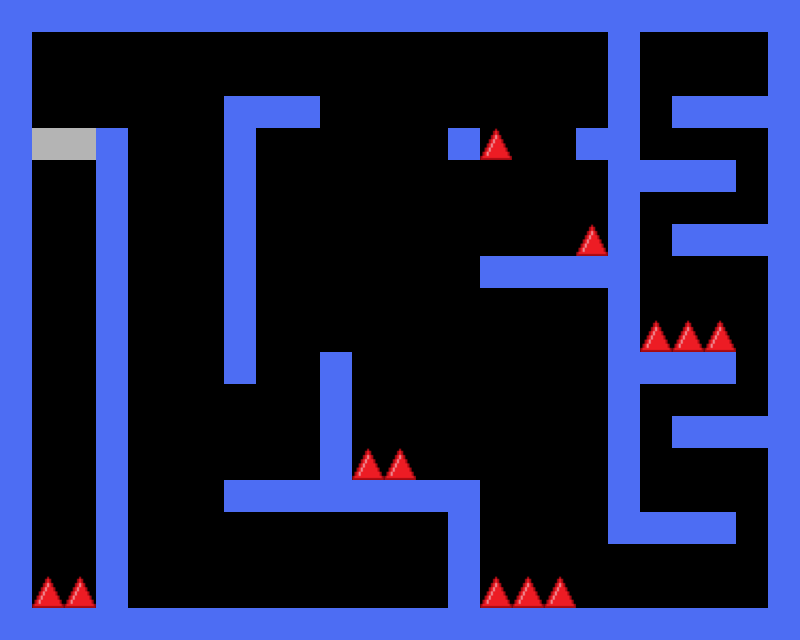

This game map was drawn from its Tiled (.tmx) file and the tilesets committed beside it. A one-line description and the full map source follow:
An orthogonal 25x20 tile map with 32x32 px tiles, 3 tile layers (Collision, Spikes, TempBlocks), 3 tilesets.

<map version="1.10" tiledversion="1.12.2" orientation="orthogonal" renderorder="right-down" width="25" height="20" tilewidth="32" tileheight="32" infinite="0" backgroundcolor="#000000" nextlayerid="3" nextobjectid="1">
 <tileset firstgid="1" name="black" tilewidth="32" tileheight="32" tilecount="1" columns="1">
  <image source="blooPixil.png" width="32" height="32" />
 </tileset>
 <tileset firstgid="2" name="spike" tilewidth="32" tileheight="32" tilecount="1" columns="1">
  <image source="32spike.png" width="32" height="32" />
 </tileset>
    <tileset firstgid="3" name="tempBlock" tilewidth="32" tileheight="32" tilecount="1" columns="1">
        <image source="tempBlock.png" width="32" height="32" />
    </tileset>
 <layer id="1" name="Collision" width="25" height="20">
  <data encoding="csv">
1,1,1,1,1,1,1,1,1,1,1,1,1,1,1,1,1,1,1,1,1,1,1,1,1,
1,0,0,0,0,0,0,0,0,0,0,0,0,0,0,0,0,0,0,1,0,0,0,0,1,
1,0,0,0,0,0,0,0,0,0,0,0,0,0,0,0,0,0,0,1,0,0,0,0,1,
1,0,0,0,0,0,0,1,1,1,0,0,0,0,0,0,0,0,0,1,0,1,1,1,1,
1,0,0,1,0,0,0,1,0,0,0,0,0,0,1,2,0,0,1,1,0,0,0,0,1,
1,0,0,1,0,0,0,1,0,0,0,0,0,0,0,0,0,0,0,1,1,1,1,0,1,
1,0,0,1,0,0,0,1,0,0,0,0,0,0,0,0,0,0,0,1,0,0,0,0,1,
1,0,0,1,0,0,0,1,0,0,0,0,0,0,0,0,0,0,0,1,0,1,1,1,1,
1,0,0,1,0,0,0,1,0,0,0,0,0,0,0,1,1,1,1,1,0,0,0,0,1,
1,0,0,1,0,0,0,1,0,0,0,0,0,0,0,0,0,0,0,1,0,0,0,0,1,
1,0,0,1,0,0,0,1,0,0,0,0,0,0,0,0,0,0,0,1,0,0,0,0,1,
1,0,0,1,0,0,0,1,0,0,1,0,0,0,0,0,0,0,0,1,1,1,1,0,1,
1,0,0,1,0,0,0,0,0,0,1,0,0,0,0,0,0,0,0,1,0,0,0,0,1,
1,0,0,1,0,0,0,0,0,0,1,0,0,0,0,0,0,0,0,1,0,1,1,1,1,
1,0,0,1,0,0,0,0,0,0,1,0,0,0,0,0,0,0,0,1,0,0,0,0,1,
1,0,0,1,0,0,0,1,1,1,1,1,1,1,1,0,0,0,0,1,0,0,0,0,1,
1,0,0,1,0,0,0,0,0,0,0,0,0,0,1,0,0,0,0,1,1,1,1,0,1,
1,0,0,1,0,0,0,0,0,0,0,0,0,0,1,0,0,0,0,0,0,0,0,0,1,
1,0,0,1,0,0,0,0,0,0,0,0,0,0,1,0,0,0,0,0,0,0,0,0,1,
1,1,1,1,1,1,1,1,1,1,1,1,1,1,1,1,1,1,1,1,1,1,1,1,1
</data>
 </layer>
 <layer id="2" name="Spikes" width="25" height="20">
  <data encoding="csv">
0,0,0,0,0,0,0,0,0,0,0,0,0,0,0,0,0,0,0,0,0,0,0,0,0,
0,0,0,0,0,0,0,0,0,0,0,0,0,0,0,0,0,0,0,0,0,0,0,0,0,
0,0,0,0,0,0,0,0,0,0,0,0,0,0,0,0,0,0,0,0,0,0,0,0,0,
0,0,0,0,0,0,0,0,0,0,0,0,0,0,0,0,0,0,0,0,0,0,0,0,0,
0,0,0,0,0,0,0,0,0,0,0,0,0,0,0,0,0,0,0,0,0,0,0,0,0,
0,0,0,0,0,0,0,0,0,0,0,0,0,0,0,0,0,0,0,0,0,0,0,0,0,
0,0,0,0,0,0,0,0,0,0,0,0,0,0,0,0,0,0,0,0,0,0,0,0,0,
0,0,0,0,0,0,0,0,0,0,0,0,0,0,0,0,0,0,2,0,0,0,0,0,0,
0,0,0,0,0,0,0,0,0,0,0,0,0,0,0,0,0,0,0,0,0,0,0,0,0,
0,0,0,0,0,0,0,0,0,0,0,0,0,0,0,0,0,0,0,0,0,0,0,0,0,
0,0,0,0,0,0,0,0,0,0,0,0,0,0,0,0,0,0,0,0,2,2,2,0,0,
0,0,0,0,0,0,0,0,0,0,0,0,0,0,0,0,0,0,0,0,0,0,0,0,0,
0,0,0,0,0,0,0,0,0,0,0,0,0,0,0,0,0,0,0,0,0,0,0,0,0,
0,0,0,0,0,0,0,0,0,0,0,0,0,0,0,0,0,0,0,0,0,0,0,0,0,
0,0,0,0,0,0,0,0,0,0,0,2,2,0,0,0,0,0,0,0,0,0,0,0,0,
0,0,0,0,0,0,0,0,0,0,0,0,0,0,0,0,0,0,0,0,0,0,0,0,0,
0,0,0,0,0,0,0,0,0,0,0,0,0,0,0,0,0,0,0,0,0,0,0,0,0,
0,0,0,0,0,0,0,0,0,0,0,0,0,0,0,0,0,0,0,0,0,0,0,0,0,
0,2,2,0,0,0,0,0,0,0,0,0,0,0,0,2,2,2,0,0,0,0,0,0,0,
0,0,0,0,0,0,0,0,0,0,0,0,0,0,0,0,0,0,0,0,0,0,0,0,0
</data>
 </layer>
    <layer name="TempBlocks" width="25" height="20">
        <data encoding="csv">
            0,0,0,0,0,0,0,0,0,0,0,0,0,0,0,0,0,0,0,0,0,0,0,0,0,
            0,0,0,0,0,0,0,0,0,0,0,0,0,0,0,0,0,0,0,0,0,0,0,0,0,
            0,0,0,0,0,0,0,0,0,0,0,0,0,0,0,0,0,0,0,0,0,0,0,0,0,
            0,0,0,0,0,0,0,0,0,0,0,0,0,0,0,0,0,0,0,0,0,0,0,0,0,
            0,3,3,0,0,0,0,0,0,0,0,0,0,0,0,0,0,0,0,0,0,0,0,0,0,
            0,0,0,0,0,0,0,0,0,0,0,0,0,0,0,0,0,0,0,0,0,0,0,0,0,
            0,0,0,0,0,0,0,0,0,0,0,0,0,0,0,0,0,0,0,0,0,0,0,0,0,
            0,0,0,0,0,0,0,0,0,0,0,0,0,0,0,0,0,0,0,0,0,0,0,0,0,
            0,0,0,0,0,0,0,0,0,0,0,0,0,0,0,0,0,0,0,0,0,0,0,0,0,
            0,0,0,0,0,0,0,0,0,0,0,0,0,0,0,0,0,0,0,0,0,0,0,0,0,
            0,0,0,0,0,0,0,0,0,0,0,0,0,0,0,0,0,0,0,0,0,0,0,0,0,
            0,0,0,0,0,0,0,0,0,0,0,0,0,0,0,0,0,0,0,0,0,0,0,0,0,
            0,0,0,0,0,0,0,0,0,0,0,0,0,0,0,0,0,0,0,0,0,0,0,0,0,
            0,0,0,0,0,0,0,0,0,0,0,0,0,0,0,0,0,0,0,0,0,0,0,0,0,
            0,0,0,0,0,0,0,0,0,0,0,0,0,0,0,0,0,0,0,0,0,0,0,0,0,
            0,0,0,0,0,0,0,0,0,0,0,0,0,0,0,0,0,0,0,0,0,0,0,0,0,
            0,0,0,0,0,0,0,0,0,0,0,0,0,0,0,0,0,0,0,0,0,0,0,0,0,
            0,0,0,0,0,0,0,0,0,0,0,0,0,0,0,0,0,0,0,0,0,0,0,0,0,
            0,0,0,0,0,0,0,0,0,0,0,0,0,0,0,0,0,0,0,0,0,0,0,0,0,
            0,0,0,0,0,0,0,0,0,0,0,0,0,0,0,0,0,0,0,0,0,0,0,0,0
        </data>
    </layer>
</map>
